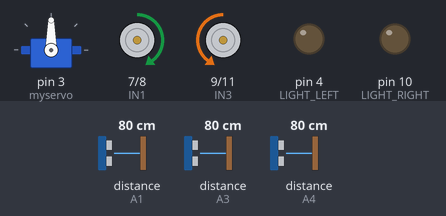
The sketch below on a simulated Arduino Uno, built with avr-gcc and run on an emulated ATmega328P. Parts: servo, motor-driver pin pairs drawn as motors (green arrow = first pin HIGH = forward, orange = second pin HIGH = backward, longer = more drive, scaled by the enable pin), output pins drawn as LEDs (lit = HIGH). Wiring (inferred from the names in the program): 3 × ultrasonic range finder: trigger A0, echo A1 / trigger A2, echo A3 / trigger A5, echo A4. The inputs (shaded band) are chosen by the test bench; at power-on: distance to the obstacle (sensors on A3, A4, A1) 80 cm. The echo pulse lasts 58.3 µs per cm; pins used as bus, display or sensor lines are not drawn. At 20.3 s the program stops and its outputs stay as they are.

Above: at 5.2 s.
5.3 s: distance to the obstacle (sensor on A3) set to 90 cm
6.8 s: distance to the obstacle (sensor on A3) set to 99 cm
At 7.9 s:
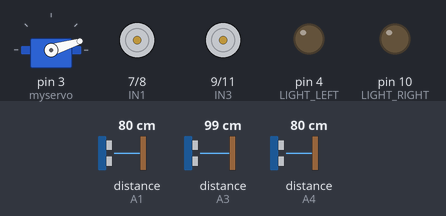
9.8 s: distance to the obstacle (sensor on A4) set to 2 cm
At 11.7 s:
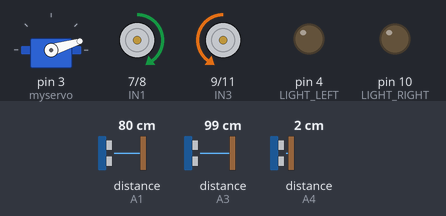
12.8 s: distance to the obstacle (sensor on A4) set to 89 cm
At 15.1 s:
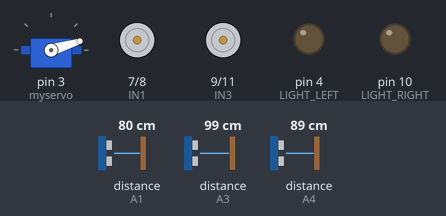
15.3 s: distance to the obstacle (sensor on A4) set to 99 cm
At 17.1 s:
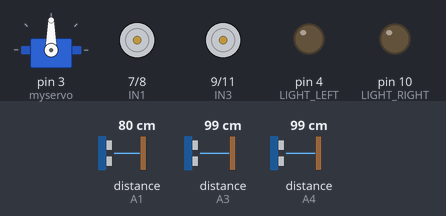
18.3 s: distance to the obstacle (sensor on A4) set to 4 cm
At 18.8 s:
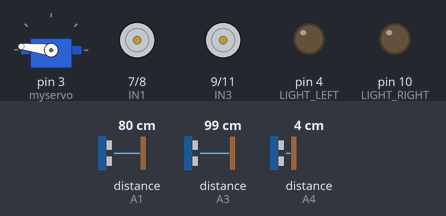
Timing chart, 0 to 21.8 s (numbered marks = the images above; inputs shaded):
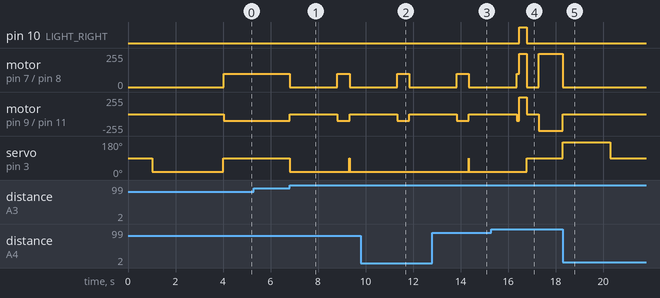

The sketch:

drive.ino
```cpp
/*
 * Initialization and controls for DC Motors
 */

// Define Pins
#define ENA 5
#define ENB 6
#define IN1 7
#define IN2 8
#define IN3 9
#define IN4 11

/* initMotors()
 *
 * Set the pinMode for the appropriate pins defined above.
 *
 */
void initMotors() {
  pinMode(IN1, OUTPUT);
  pinMode(IN2, OUTPUT);
  pinMode(IN3, OUTPUT);
  pinMode(IN4, OUTPUT);
  pinMode(ENA, OUTPUT);
  pinMode(ENB, OUTPUT);
}

/* moveForward(int i)
 *
 * Move the car forward. Takes an integer value to set the speed.
 *
 */
void moveForward(int i) {
  setSpeed(i);
  digitalWrite(IN1, HIGH);            // Set IN1 high
  digitalWrite(IN2, LOW);             // Set IN2 low
  digitalWrite(IN3, LOW);             // Set IN3 low
  digitalWrite(IN4, HIGH);            // Set IN4 high

  // Moving forward, no turn signal required
  leftLightOff();
  rightLightOff();
}

/* moveBack(int i)
 *
 * Move the car backward. Takes an integer value to set the speed.
 *
 */
void moveBack(int i) {
  setSpeed(i);
  digitalWrite(IN1, LOW);
  digitalWrite(IN2, HIGH);
  digitalWrite(IN3, HIGH);
  digitalWrite(IN4, LOW);


  // Moving backward, no turn signal required
  leftLightOff();
  rightLightOff();
}

/* moveLeft(int i)
 *
 * Move the car to the left. Takes an integer value to set the speed.
 *
 */
void moveLeft(int i) {
  setSpeed(i);
  digitalWrite(IN1, LOW);
  digitalWrite(IN2, HIGH);
  digitalWrite(IN3, LOW);
  digitalWrite(IN4, HIGH);

  // Left turn signal
  leftLightSteady();
}

/* moveRight(int i)
 *
 * Move the car to the right. Takes an integer value to set the speed.
 *
 */
void moveRight(int i) {
  setSpeed(i);
  digitalWrite(IN1, HIGH);
  digitalWrite(IN2, LOW);
  digitalWrite(IN3, HIGH);
  digitalWrite(IN4, LOW);


  // Right turn signal
  rightLightSteady();
}

/* stopMotors()
 *
 * Stop the car.
 *
 */
void stopMotors() {
  digitalWrite(ENB, LOW);
  digitalWrite(ENA, LOW);

  leftLightOff();
  rightLightOff();
}

/* setSpeed(int i)
 *
 * Set the speed of the motors. Takes an integer value for the speed.
 * Used here as more of a private method not meant to be accessed directly.
 */
void setSpeed(int i) {
  analogWrite(ENB, i);
  analogWrite(ENA, i);
}
```

engr44car.ino
```cpp
/******************************************
 * Robot Car Project - Engineering 44
 * Chase Zimmerman, Jason, Jared, Gino
 * 4/10/18
 *****************************************/

/*
 * INITIAL CONDITIONS
 */
int INITIAL_DISTANCE = 0;                       // Initial distance measured by the side sensor
int INITIAL_DISTANCE_FRONT = 0;                 // Initial distance measured by the front sensor
int SIDE = -1;                                  // 1 = Left Side, 0 = Right Side


// Parking Parameters
int THRESHOLD = 15;                             // Threshold for perpendicular parking space (distance beyond initial distance)
int FINAL_THRESHOLD = 20;                       // Threshold for parallel parking space (measured once in spot parallel)
int PARK_TURN_SPEED = 250;                      // Turning speed of the car in parking mode
int PARK_TIME_DELAY_LEFT = 300;                 // Turning time delay for left turn
int PARK_TIME_DELAY_RIGHT = 330;                // Turning time delay for right turn
int FRONT_DETECTION_DISTANCE = 10;              // Distance to stop when front obstace detected in parking mode
int FORWARD_SPEED_AFTER_TURN = 75;              // Speed to travel after turning to parallel park
int FORWARD_CORRECTION_DELAY = 100;             // Delay used to move the car forward slightly after detecting a space

// Is first turn complete (perpendicular parking)?
bool firstTurn = false;

// Is second turn complete (parallel parking)?
bool secondTurn = false;

// Is the car parking?
bool isParking = false;

// Is the car parked?
bool parked = false;

// Parallel park?
bool parallel = false;

// Used to run code in the loop every REFRESH_TIME milliseconds
int lastRefresh = 0;
int REFRESH_TIME = 3000;

/* Setup()
 *
 * Each file has its own init method. Each method is run to initialize the component.
 * Finally, initCar is run to measure our initial distances.
 *
 */

void setup() {
  Serial.begin(9600);

  initMotors();
  initSensors();
  initLights();
  initServo();

  initCar();

  delay(1000); // Nop
}

/* Loop()
 *
 * Main program loop, checks the status of the car using the booleans defined above.
 *
 */

void loop() {

  // Are we parked? Yes: flash lights and stop moving, No: continue
  if (parked) {
    stopMotors();
    setServoFront();

    // Correct distance
    if (millis() - lastRefresh >= REFRESH_TIME) {
      lastRefresh = millis();
      leftLightOff();
      rightLightOff();
      while(1);
    }

    leftLightSteady();
    rightLightSteady();
    delay(50);
    leftLightOff();
    rightLightOff();
  }

  // Are we in the process of parking?
  if (!isParking) {
    // Driving mode

      detectFrontObstacle();                        // Detect obstacles in the front while moving
      searchForSpot();                              // Use the back sensors to search for a spot

  } else if (parallel && isParking) {

    parallelPark();                                 // Parallel park the car is parallel and isParking are true

  } else {
    // Car has found a potential spot, run a different method depending on the side of the wall

    if (SIDE == 0) {
      // Right

      parkRightSide();                              // Start parking procedure for right hand wall

    } else if (SIDE == 1) {
      // Left

      parkLeftSide();                               // Start parking procedure for left hand wall

    }
  }
}
```

helpers.ino
```cpp
/*
 *
 * HELPER METHODS
 *
 */

/* initCar()
 *
 * Initializes the car. Takes initial distance readings and sets initial conditions.
 *
 */
void initCar() {
  delay(1000);    //nop

  //Measure Wall Distances
  int distanceLeft = measureDistanceLeft();           // Get measurement from left sensor
  int distanceRight = measureDistanceRight();         // Get measurement from right sensor

  // Which distance is greater?
  if (distanceLeft < distanceRight) {
    // Left distance is less

    INITIAL_DISTANCE = distanceLeft;                  // Set initial side distance to the left measurement
    SIDE = 1;                                         // Set our side integer to 1 to indicate left

  } else {
    // Right distance is less

    INITIAL_DISTANCE = distanceRight;                 // Set initial side distance to the right measurement
    SIDE = 0;                                         // Set our side integer to 0 to indicate right

  }

  // Now we want a measurement from the front sensor. First check what side we're on
  if (SIDE == 1) {
    // Left

    setServoLeft();                                                   // Set servo to left side

    INITIAL_DISTANCE_FRONT = measureDistanceFront(true);              // Measure the distance on the front sensor

  } else if (SIDE == 0) {
    // Right

    setServoRight();                                                  // Set servo to right side

    INITIAL_DISTANCE_FRONT = measureDistanceFront(true);              // Measure the distance on the front sensor
  }
}

/* detectFrontObstacle()
 *
 * Detects a front obstacle and stops if it's in the way.
 *
 */
void detectFrontObstacle() {
  // Set the servo to the front
  setServoFront();

  // Make measurement
  int distance = measureDistanceFront(false);


  // Stop the car if less than a certain threshold
  if (distance > 15) {

    moveForward(100);

  } else {

    stopMotors();

  }
}

/* searchForSpot()
 *
 * Search for a parking spot and run verify method if found.
 *
 */
void searchForSpot() {
  if (SIDE == 1) {
    // Left

    int distanceLeft = measureDistanceLeft();                                       // Take a distance measurement

    if (distanceLeft >= INITIAL_DISTANCE + THRESHOLD) verifySpotIsOpen();           // Greater than threshold? Verify that the spot is open

  } else if (SIDE == 0) {
    // Right

    int distanceRight = measureDistanceRight();                                     // Take a distance measurement

    if (distanceRight >= INITIAL_DISTANCE + THRESHOLD) verifySpotIsOpen();          // Greater than threshold? Verify that the spot is open
  }
}

/* verifySpotIsOpen()
 *
 * Use the front sensor to check that we've found a valid spot.
 *
 */
void verifySpotIsOpen() {
  if (SIDE == 1) {
    // Left

    // Stop the car
    stopMotors();

    // Set servo to the left
    setServoLeft();

    // Measure left-front distance
    int distanceLeft = measureDistanceFront(true);

    // If the space is clear, park. Else: move forward slightly and try again.
    if (distanceLeft >= INITIAL_DISTANCE_FRONT + THRESHOLD) {

      isParking = true;

    } else {

      moveForward(100);
      delay(500);

    }

  } else if (SIDE == 0) {
    // Right

    //delay(50);
    // Stop the car
    stopMotors();

    // Set servo to the left
    setServoRight();

    // Measure left-front distance
    int distanceRight = measureDistanceFront(true);

    // If the space is clear, park. Else: move forward slightly and try again.
    if (distanceRight >= INITIAL_DISTANCE_FRONT + THRESHOLD) {

      isParking = true;

    } else {

      moveForward(100);
      delay(500);

    }
  }
}

/* parkLeftSide()
 *
 * Park the car w/ spot on left side
 *
 */
void parkLeftSide() {

  // Turn 90 degrees into the spot but only once! Hence the boolean.
  if (!firstTurn) {

    firstTurn = true;

    // Move the car into perpendicular position
    moveForward(100);
    delay(FORWARD_CORRECTION_DELAY);
    moveLeft(PARK_TURN_SPEED);
    delay(PARK_TIME_DELAY_LEFT);

    // Stop
    stopMotors();

  }

  // Set servo front
  setServoFront();

  // Move forward until we detect the back wall of the parking spot
  delay(500);
  int distanceFront = measureDistanceFront(false);

  if (distanceFront > FRONT_DETECTION_DISTANCE) {

    moveForward(FORWARD_SPEED_AFTER_TURN);

  } else {
    stopMotors();

    finalCheckLeft();                                   // We've found the wall, check if we can parallel park
  }
}

void parkRightSide() {

  // Turn 90 degrees into the spot but only once! Hence the boolean.
  if (!firstTurn) {

    firstTurn = true;

    // Move the car into perpendicular position
    moveForward(100);
    delay(FORWARD_CORRECTION_DELAY);
    moveRight(PARK_TURN_SPEED);
    delay(PARK_TIME_DELAY_RIGHT);

    // Stop
    stopMotors();
  }

  // Set servo front
  setServoFront();

  // Move forward until we detect the back wall of the parking spot
  delay(500);
  int distanceFront = measureDistanceFront(false);

  if (distanceFront > FRONT_DETECTION_DISTANCE) {

    moveForward(FORWARD_SPEED_AFTER_TURN);

  } else {
    stopMotors();

    finalCheckRight();                              // We've found the wall, check if we can parallel park
  }
}

/* finalCheckRight()
 *
 * We've successfully perpendicular parked. Now check if the
 * spot is large enough to parallel park.
 *
 */
void finalCheckRight() {

  // Set servo the the left side and measure the distance
  setServoLeft();
  int leftDistance = measureDistanceFront(true);

  // Is the distance great enough? Yes: turn car 90 degrees. No: we're parked
  if (leftDistance > FINAL_THRESHOLD) {

    // Move 90 degrees to the left
    moveLeft(PARK_TURN_SPEED);
    delay(PARK_TIME_DELAY_LEFT);
    stopMotors();

    // Measure the distance
    int distanceFront = measureDistanceFront(true);

    // Greater than 50? We probably aren't in a spot... change back to drive mode
    if (distanceFront > 50) {
      // back to drive mode

      firstTurn = false;
      isParking = false;
      parked = false;
      secondTurn = false;

    } else {
      // We are in a spot, set the parallel flag.

      parallel = true;
    }
  } else {
    // This is a perpendicular spot. Set parked flag.

    parked = true;
  }
}

/* finalCheckLeft()
 *
 * We've successfully perpendicular parked. Now check if the
 * spot is large enough to parallel park.
 *
 */
void finalCheckLeft() {

  // Set servo the the left side and measure the distance
  setServoRight();
  int rightDistance = measureDistanceFront(true);

  // Is the distance great enough? Yes: turn car 90 degrees. No: we're parked
  if (rightDistance > FINAL_THRESHOLD) {

    // Move the car 90 degrees to the right
    moveRight(PARK_TURN_SPEED);
    delay(PARK_TIME_DELAY_RIGHT);
    stopMotors();

    // Measure the distance
    int distanceFront = measureDistanceFront(true);

    // Greater than 50? We probably aren't in a spot... change back to drive mode
    if (distanceFront > 50) {
      // back to drive mode

      firstTurn = false;
      isParking = false;
      parked = false;
      secondTurn = false;

    } else {
      // We are in a spot, set the parallel flag

      parallel = true;
    }
  } else {
    // This is a perpendicular spot. Set parked flag.

    parked = true;
  }
}

/* parallelPark()
 *
 * We've determined the space is large enough, parallel park the car.
 *
 */
void parallelPark() {
  // Set the servo to the front
  setServoFront();

  // Make measurement
  int distance = measureDistanceFront(false);

  // Move forward until we detect the side wall and stop the car.
  if (distance > FRONT_DETECTION_DISTANCE) {

    moveForward(FORWARD_SPEED_AFTER_TURN);

  } else {

    stopMotors();
    parked = true;

  }
}
```

lights.ino
```cpp
/*
 * Initialization and controls for LEDs
 */

// Define the pins we'll use
 #define LIGHT_RIGHT 10
 #define LIGHT_LEFT 4

/* initLights()
 *
 * Initialize the pins for output.
 *
 */
 void initLights() {
  pinMode(LIGHT_RIGHT, OUTPUT);
  pinMode(LIGHT_LEFT, OUTPUT);
 }

/* leftLightSteady()
 *
 * Turn on the left light.
 *
 */
 void leftLightSteady() {
  digitalWrite(LIGHT_LEFT, HIGH);
 }

/* rightlightSteady()
 *
 * Turn on the right light.
 *
 */
 void rightLightSteady() {
  digitalWrite(LIGHT_RIGHT, HIGH);
 }

/* leftLightOff()
 *
 * Turn off the left light.
 *
 */
 void leftLightOff() {
  digitalWrite(LIGHT_LEFT, LOW);
 }

/* rightLightOff()
 *
 * Turn off the right light.
 *
 */
 void rightLightOff() {
  digitalWrite(LIGHT_RIGHT, LOW);
 }
```

sensor.ino
```cpp
/*
 * Initialization and controls for ultrasonic sensors
 */

// Define the pins we'll use
 #define ECHO_LEFT A1
 #define TRIG_LEFT A0
 #define ECHO_RIGHT A3
 #define TRIG_RIGHT A2
 #define TRIG_FRONT A5
 #define ECHO_FRONT A4

/* initSensors()
 *
 * Set the appropriate pins for ouput
 *
 */
 void initSensors() {
  pinMode(ECHO_LEFT, INPUT);
  pinMode(TRIG_LEFT, OUTPUT);
  pinMode(ECHO_RIGHT, INPUT);
  pinMode(TRIG_RIGHT, OUTPUT);
  pinMode(TRIG_FRONT, OUTPUT);
  pinMode(ECHO_FRONT, INPUT);
}


/* measureDistanceLeft()
 *
 * Measure the distance of the left side sensor
 *
 */
int measureDistanceLeft() {

  digitalWrite(TRIG_LEFT, LOW);
  delayMicroseconds(2);
  digitalWrite(TRIG_LEFT, HIGH);
  delayMicroseconds(20);
  digitalWrite(TRIG_LEFT, LOW);

  float Fdistance = pulseIn(ECHO_LEFT, HIGH);
  Fdistance = Fdistance / 58;

  return (int)Fdistance;
}

/* measureDistanceRight()
 *
 * Measure the distance of the right side sensor
 *
 */
int measureDistanceRight() {

  digitalWrite(TRIG_RIGHT, LOW);
  delayMicroseconds(2);
  digitalWrite(TRIG_RIGHT, HIGH);
  delayMicroseconds(20);
  digitalWrite(TRIG_RIGHT, LOW);

  float Fdistance = pulseIn(ECHO_RIGHT, HIGH);
  Fdistance = Fdistance / 58;

  return (int)Fdistance;
}

/* measureDistanceFront()
 *
 * Measure the distance of the front sensor
 *
 */
int measureDistanceFront(bool scanDelay) {
  if (scanDelay) delay(2000);

  digitalWrite(TRIG_FRONT, LOW);
  delayMicroseconds(2);
  digitalWrite(TRIG_FRONT, HIGH);
  delayMicroseconds(20);
  digitalWrite(TRIG_FRONT, LOW);

  float Fdistance = pulseIn(ECHO_FRONT, HIGH);
  Fdistance = Fdistance / 58;

  return (int)Fdistance;
}
```

servo.ino
```cpp
/*
 * Initialization and controls for servo motor.
 *
 */

// Include servo library
#include <Servo.h>

// Create servo instance
Servo myservo;

/* initServo()
 *
 * Attach servo to pin
 *
 */
void initServo() {
  myservo.attach(3);
}

/* setServoFront()
 *
 * Point servo straight ahead
 *
 */
void setServoFront() {
  myservo.write(90);
}


/* setServoLeft()
 *
 * Point servo to the left side.
 *
 */
void setServoLeft() {
  myservo.write(173);
}

/* setServoRight()
 *
 * Point servo to the right side.
 *
 */
void setServoRight() {
  myservo.write(17);
}
```

Measured:
- the behaviour switches between 94 and 95 cm on distance to the obstacle (sensor on A3) (found by bisection; images 0 and 1)
- the behaviour switches between 94 and 95 cm on distance to the obstacle (sensor on A4) (found by bisection; images 3 and 4)
- after the input at 5.3 s, every drawn part: stays the same
- after the input at 6.8 s, motor on pin 7 (IN1) / pin 8 (IN2): forward 100/255 → stopped at once, → forward 100/255 2.0 s later, → stopped 0.51 s later; motor on pin 9 (IN3) / pin 11 (IN4): backward 100/255 → stopped at once, → backward 100/255 2.0 s later, → stopped 0.51 s later; servo on pin 3 (myservo): 90° → 17° at once
- after the input at 9.8 s, servo on pin 3 (myservo): stays 17° (without the input it goes to 90° after 2.0 s)
- after the input at 12.8 s, servo on pin 3 (myservo): 17° → 90° after 1.5 s, → 17° 0.01 s later
- after the input at 15.3 s, pin 10 (LIGHT_RIGHT): LOW → HIGH after 1.2 s, → LOW 0.33 s later
- after the input at 18.3 s, motor on pin 7 (IN1) / pin 8 (IN2): forward 250/255 → stopped at once; motor on pin 9 (IN3) / pin 11 (IN4): backward 250/255 → stopped at once; servo on pin 3 (myservo): 90° → 173° at once, → 90° 2.0 s later
